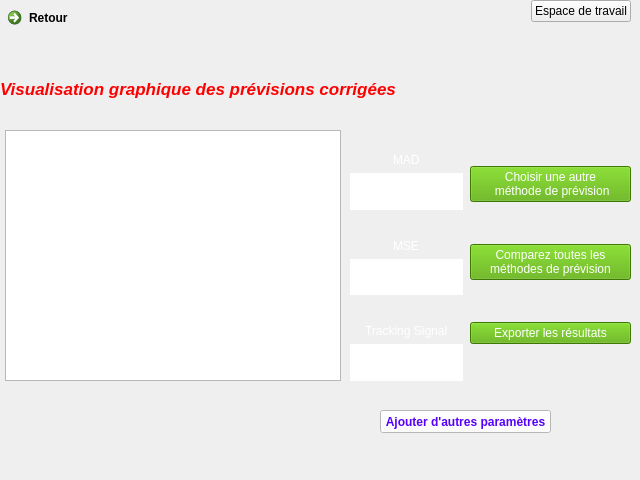
<?xml version="1.0" encoding="UTF-8"?>
<ui version="4.0">
 <class>Dialog</class>
 <widget class="QDialog" name="Dialog">
  <property name="geometry">
   <rect>
    <x>0</x>
    <y>0</y>
    <width>640</width>
    <height>480</height>
   </rect>
  </property>
  <property name="windowTitle">
   <string>Dialog</string>
  </property>
  <property name="styleSheet">
   <string notr="true"/>
  </property>
  <widget class="QWidget" name="layoutWidget_2">
   <property name="geometry">
    <rect>
     <x>0</x>
     <y>130</y>
     <width>341</width>
     <height>251</height>
    </rect>
   </property>
   <layout class="QVBoxLayout" name="verticalLayout">
    <property name="leftMargin">
     <number>5</number>
    </property>
    <item>
     <widget class="QGraphicsView" name="graphicsView"/>
    </item>
   </layout>
  </widget>
  <widget class="QWidget" name="layoutWidget_3">
   <property name="geometry">
    <rect>
     <x>0</x>
     <y>0</y>
     <width>631</width>
     <height>109</height>
    </rect>
   </property>
   <layout class="QVBoxLayout" name="verticalLayout_2">
    <item>
     <layout class="QHBoxLayout" name="horizontalLayout_2">
      <item alignment="Qt::AlignLeft|Qt::AlignTop">
       <widget class="QCommandLinkButton" name="retour">
        <property name="text">
         <string>Retour</string>
        </property>
       </widget>
      </item>
      <item alignment="Qt::AlignRight|Qt::AlignTop">
       <widget class="QPushButton" name="pushButton_5">
        <property name="text">
         <string>Espace de travail</string>
        </property>
       </widget>
      </item>
     </layout>
    </item>
    <item>
     <spacer name="horizontalSpacer">
      <property name="orientation">
       <enum>Qt::Horizontal</enum>
      </property>
      <property name="sizeHint" stdset="0">
       <size>
        <width>40</width>
        <height>20</height>
       </size>
      </property>
     </spacer>
    </item>
    <item>
     <widget class="QLabel" name="label">
      <property name="font">
       <font>
        <pointsize>13</pointsize>
        <weight>75</weight>
        <italic>true</italic>
        <bold>true</bold>
       </font>
      </property>
      <property name="styleSheet">
       <string notr="true">color: rgb(255, 0, 0);</string>
      </property>
      <property name="text">
       <string>Visualisation graphique des prévisions corrigées</string>
      </property>
     </widget>
    </item>
   </layout>
  </widget>
  <widget class="QWidget" name="layoutWidget">
   <property name="geometry">
    <rect>
     <x>350</x>
     <y>130</y>
     <width>113</width>
     <height>251</height>
    </rect>
   </property>
   <layout class="QVBoxLayout" name="verticalLayout_3">
    <item>
     <layout class="QVBoxLayout" name="verticalLayout_5">
      <item alignment="Qt::AlignHCenter|Qt::AlignBottom">
       <widget class="QLabel" name="label_6">
        <property name="styleSheet">
         <string notr="true">color: rgb(255, 255, 255);
font: 75 12pt &quot;MS Shell Dlg 2&quot;;</string>
        </property>
        <property name="text">
         <string>MAD</string>
        </property>
       </widget>
      </item>
      <item>
       <widget class="QLabel" name="label_9">
        <property name="styleSheet">
         <string notr="true">background-color: rgb(255, 255, 255);</string>
        </property>
        <property name="text">
         <string/>
        </property>
       </widget>
      </item>
     </layout>
    </item>
    <item>
     <layout class="QVBoxLayout" name="verticalLayout_6">
      <item alignment="Qt::AlignHCenter|Qt::AlignBottom">
       <widget class="QLabel" name="label_7">
        <property name="styleSheet">
         <string notr="true">color: rgb(255, 255, 255);
font: 75 12pt &quot;MS Shell Dlg 2&quot;;</string>
        </property>
        <property name="text">
         <string>MSE</string>
        </property>
       </widget>
      </item>
      <item>
       <widget class="QLabel" name="label_10">
        <property name="styleSheet">
         <string notr="true">background-color: rgb(255, 255, 255);</string>
        </property>
        <property name="text">
         <string/>
        </property>
       </widget>
      </item>
     </layout>
    </item>
    <item>
     <layout class="QVBoxLayout" name="verticalLayout_7">
      <item alignment="Qt::AlignHCenter|Qt::AlignBottom">
       <widget class="QLabel" name="label_8">
        <property name="styleSheet">
         <string notr="true">color: rgb(255, 255, 255);
font: 75 12pt &quot;MS Shell Dlg 2&quot;;</string>
        </property>
        <property name="text">
         <string>Tracking Signal</string>
        </property>
       </widget>
      </item>
      <item>
       <widget class="QLabel" name="label_11">
        <property name="styleSheet">
         <string notr="true">background-color: rgb(255, 255, 255);</string>
        </property>
        <property name="text">
         <string/>
        </property>
       </widget>
      </item>
     </layout>
    </item>
   </layout>
  </widget>
  <widget class="QWidget" name="layoutWidget">
   <property name="geometry">
    <rect>
     <x>470</x>
     <y>130</y>
     <width>161</width>
     <height>251</height>
    </rect>
   </property>
   <layout class="QGridLayout" name="gridLayout">
    <item row="0" column="0">
     <widget class="QPushButton" name="pushButton">
      <property name="styleSheet">
       <string notr="true">background-color: rgb(85, 170, 0);
color: rgb(255, 255, 255);</string>
      </property>
      <property name="text">
       <string>Choisir une autre
 méthode de prévision</string>
      </property>
      <property name="iconSize">
       <size>
        <width>20</width>
        <height>20</height>
       </size>
      </property>
     </widget>
    </item>
    <item row="1" column="0">
     <widget class="QPushButton" name="pushButton_2">
      <property name="styleSheet">
       <string notr="true">background-color: rgb(85, 170, 0);
color: rgb(255, 255, 255);</string>
      </property>
      <property name="text">
       <string>Comparez toutes les 
méthodes de prévision</string>
      </property>
      <property name="iconSize">
       <size>
        <width>20</width>
        <height>20</height>
       </size>
      </property>
     </widget>
    </item>
    <item row="2" column="0">
     <widget class="QPushButton" name="pushButton_4">
      <property name="styleSheet">
       <string notr="true">background-color: rgb(85, 170, 0);
color: rgb(255, 255, 255);</string>
      </property>
      <property name="text">
       <string>Exporter les résultats</string>
      </property>
      <property name="iconSize">
       <size>
        <width>20</width>
        <height>20</height>
       </size>
      </property>
     </widget>
    </item>
   </layout>
  </widget>
  <widget class="QPushButton" name="parametresAvancees">
   <property name="geometry">
    <rect>
     <x>380</x>
     <y>410</y>
     <width>171</width>
     <height>23</height>
    </rect>
   </property>
   <property name="font">
    <font>
     <weight>75</weight>
     <bold>true</bold>
    </font>
   </property>
   <property name="styleSheet">
    <string notr="true">background-color: rgb(255, 255, 255);
color: rgb(85, 0, 255);</string>
   </property>
   <property name="text">
    <string>Ajouter d'autres paramètres</string>
   </property>
   <property name="iconSize">
    <size>
     <width>20</width>
     <height>20</height>
    </size>
   </property>
  </widget>
 </widget>
 <resources/>
 <connections/>
</ui>
